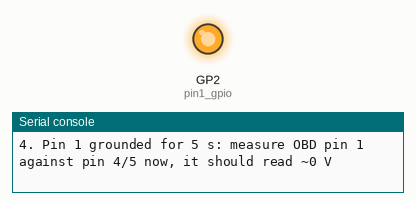
Simulated run of this program. Board: Raspberry Pi Pico running MicroPython. Parts: output pins drawn as LEDs (lit = HIGH), the last lines printed to the serial console. Pins used as bus, display or sensor lines are not drawn. At 5.1 s the program stops and its outputs stay as they are.

Above: at 0.2 s.
At 5.2 s:
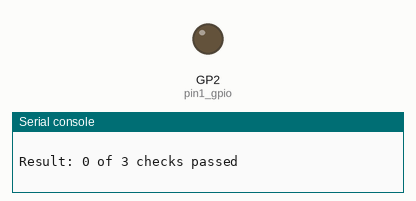
Timing chart, 0 to 6.6 s (numbered marks = the images above):
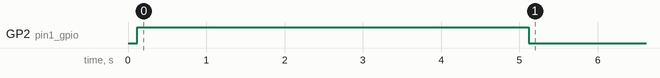

Measured:
- by itself, GP2 (pin1_gpio): LOW → HIGH at 0.12 s, → LOW 5.0 s later

The program:

benchtest.py
```python
# Bench test of the K-line interface (hw/schemat.svg) on the Pico, without a car: needs +12 V on
# the OBD plug (pin 16 +, pins 4/5 -), e.g. a lab supply with a ~200 mA current limit.
# From the project folder:   mpremote run pico/benchtest.py
# Reads config.json from the Pico if present, so it tests the same pins as the firmware.
import json
import time

from machine import Pin, UART

cfg = {"uart": 0, "tx_gpio": 0, "rx_gpio": 1, "invert_tx": True, "invert_rx": False,
       "pin1_gpio": 2, "pin1_active_high": True}
try:
    with open("config.json") as f:
        cfg.update(json.load(f))
except (OSError, ValueError):
    print("no config.json on the Pico, using the defaults of hw/schemat.svg")

inv_tx, inv_rx = 1 if cfg["invert_tx"] else 0, 1 if cfg["invert_rx"] else 0
passed = []


def check(name, ok, hint=""):
    passed.append(ok)
    print("%s  %s%s" % ("OK  " if ok else "FAIL", name, "" if ok else "\n      -> " + hint))


def k_drive(low):
    """low=True: our transistor pulls the K-line to 0 V; False: release it."""
    Pin(cfg["tx_gpio"], Pin.OUT, value=(0 if low else 1) ^ inv_tx)


def k_level():
    """K-line level as seen by the receiver: 1 = high (~12 V), 0 = low."""
    return Pin(cfg["rx_gpio"], Pin.IN).value() ^ inv_rx


print("K-line interface bench test: TX GP%d, RX GP%d, pin 1 GP%s" % (cfg["tx_gpio"], cfg["rx_gpio"], cfg["pin1_gpio"]))
k_drive(False)
time.sleep_ms(20)
check("1. K-line idle high", k_level() == 1,
      "no 12 V on OBD 16 / +12V_P, R4 missing, receiver (U2, R5-R8, R10) or invert_rx wrong")

k_drive(True)
time.sleep_ms(20)
low = k_level()
k_drive(False)
time.sleep_ms(20)
check("2. TX pulls the K-line low and releases it", low == 0 and k_level() == 1,
      "check R1, Q1 (collector on K, emitter on GND), R2, or invert_tx in config.json")

inv = (UART.INV_TX if inv_tx else 0) | (UART.INV_RX if inv_rx else 0)
uart = UART(cfg["uart"], baudrate=15625, bits=8, parity=None, stop=1, tx=Pin(cfg["tx_gpio"]),
            rx=Pin(cfg["rx_gpio"]), timeout=0, rxbuf=256, invert=inv)
time.sleep_ms(20)
while uart.any():
    uart.read()
pattern = b"\x55\xaa\x00\xff\x0f\xf0"
uart.write(pattern)
time.sleep_ms(30)
echo = uart.read() or b""
hx = lambda b: " ".join("%02X" % x for x in b) or "-"
check("3. UART echo at 15625 baud (%s -> %s)" % (hx(pattern), hx(echo)), echo == pattern,
      "no echo: TX/RX wiring or inversion; wrong bytes: slow edges (R4, cable) or noise")
uart.deinit()
k_drive(False)

if cfg["pin1_gpio"] is not None:
    p1 = Pin(cfg["pin1_gpio"], Pin.OUT)
    ground = 1 if cfg["pin1_active_high"] else 0
    p1.value(ground)
    print("4. Pin 1 grounded for 5 s: measure OBD pin 1 against pin 4/5 now, it should read ~0 V")
    time.sleep(5)
    p1.value(1 - ground)
    print("   pin 1 released (without a car it floats; in the car the ECU pulls it up)")

print("\nResult: %d of %d checks passed" % (sum(passed), len(passed)))
```
